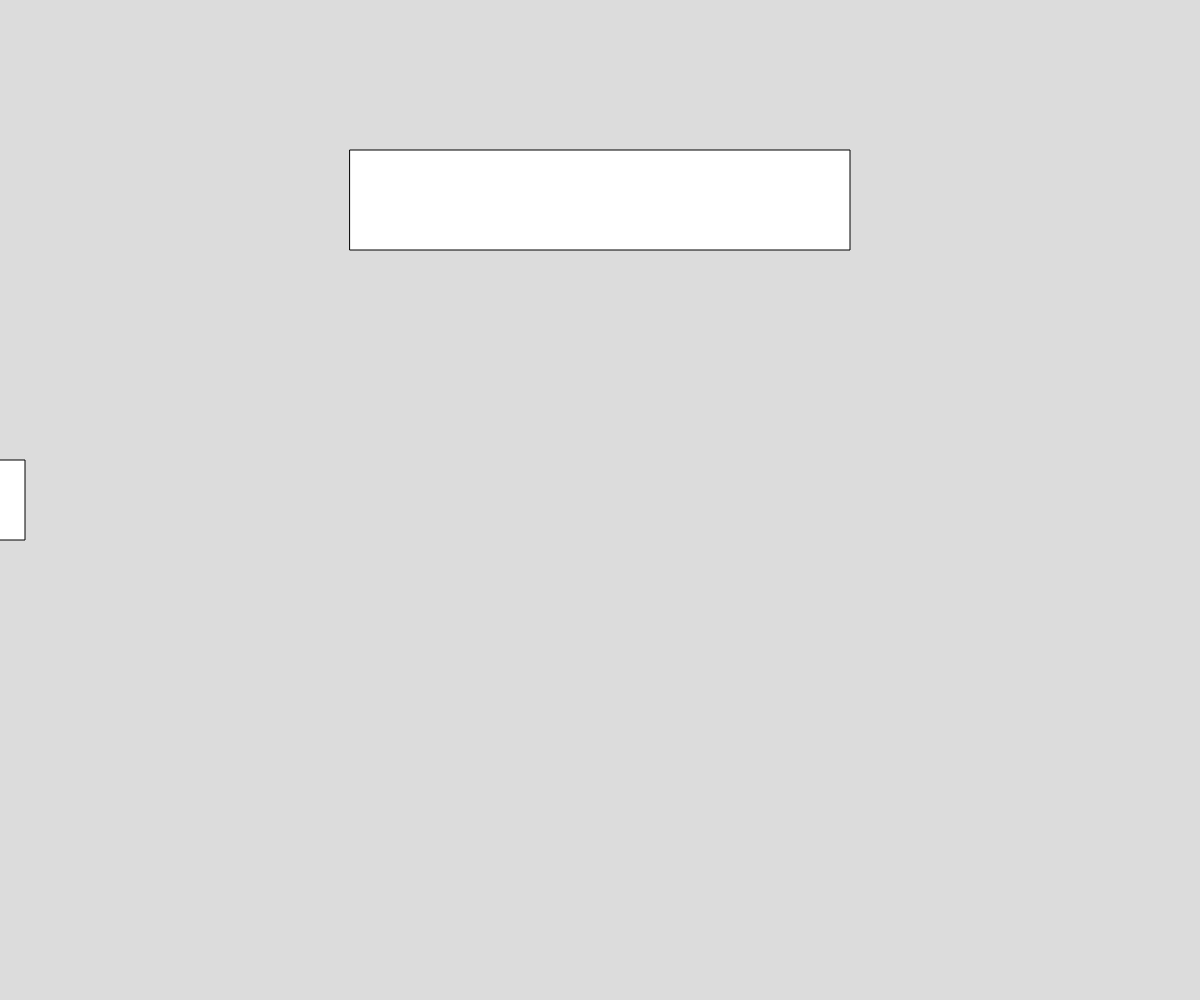
Frame 1 (no input)
Frame 60 (no input): identical to frame 1, image omitted
Frame 120 (the mouse pressed at the canvas centre since frame 60): identical to frame 1, image omitted

The p5.js sketch that drew this single still picture (run headless with seeded random() and noise() and a simulated clock; from frame 60 on, the mouse is pressed at the canvas centre):

// p5.js sketch
// ── sketch.js
// Project Title
// Your Name
// Date
//
// Extra for Experts:
// - describe what you did to take this project "above and beyond"

let player;
let walls = [];

function preload() {

}


function setup() {
  createCanvas(windowWidth, windowHeight);
  rectMode(CENTER);

  player = new Player(0,height/2);
  walls.push(new Wall(width*0.5,height*0.2,500,100));
}

function draw() {
  background(220);


  player.move();
  for(w of walls) {
    w.display();
    w.collision();
  }
  player.display();
}

class Player {
  constructor(x,y) {
    this.pos = createVector(x,y);
    this.speed = 5;
    this.size = createVector(50,80);
  }

  display() {
    rect(this.pos.x,this.pos.y,this.size.x,this.size.y); // Will be a sprite at some point.
  }

  move() {
    if(keyIsDown(188)) {
      this.pos.y -= this.speed;
    }
    if(keyIsDown(79)) {
      this.pos.y += this.speed;
    }
    if(keyIsDown(65)) {
      this.pos.x -= this.speed;
    }
    if(keyIsDown(69)) {
      this.pos.x += this.speed;
    }
  }

  moveTo(x,y) {
    this.pos.x = x, this.pos.y = y;
  }

  returnPos() {
    return this.pos;
  }

  returnSize() {
    return this.size;
  }
}

class Wall {
  constructor(x,y,w,h) {
    this.x = x, this.y = y, this.w = w, this.h = h;
  }

  display() {
    rect(this.x,this.y,this.w,this.h);
  }

  collision() {
    let playerPos = player.returnPos();
    let playerSize = player.returnSize();

    let collideLeft = playerPos.x + playerSize.x/2 > this.x - this.w/2; 
    let collideRight = playerPos.x - playerSize.x/2 < this.x + this.w/2;
    let collideTop = playerPos.y + playerSize.y/2 > this.y - this.h/2;
    let collideBottom = playerPos.y - playerSize.y/2 < this.y + this.h/2;

    if(collideLeft && collideRight && collideBottom && collideTop) {
      if(playerPos.x < this.x+this.w/2) {
        player.moveTo((this.x-(this.w/2))-playerSize.x/2,playerPos.y);
      } else {
        player.moveTo((this.x+(this.w/2))+playerSize.x/2,playerPos.y);
      }
    }
  }
}
